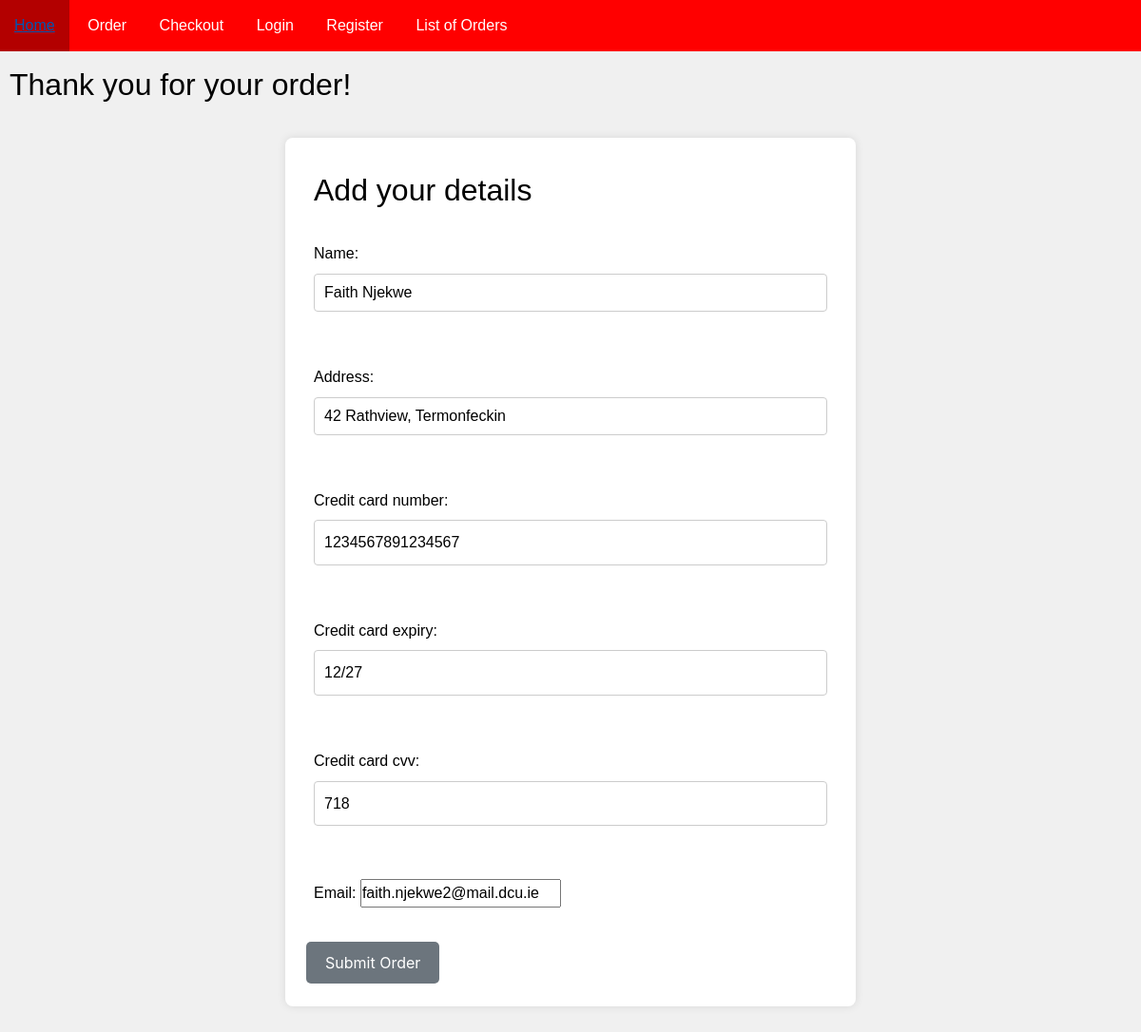
The page /checkout/ (signed in) on the database its author committed.
### pizzasystem/models.py (models this page shows, shortened)
class UserProfile(models.Model):
    user = models.OneToOneField(User, on_delete=models.CASCADE)
    name = models.TextField()
    address = models.TextField()
    credit_card_number = models.CharField(max_length=16, null=True, blank=True)
    credit_card_expiry = models.CharField(max_length=5, null=True, blank=True)  # MM/YY format
    credit_card_cvv = models.CharField(max_length=4, null=True, blank=True)
    email = models.EmailField()

### pizzasystem/views.py (the view)
# urls.py: path('checkout/', views.checkout, name='checkout'),
@login_required
def checkout(request):
    user_profile, created = UserProfile.objects.get_or_create(user=request.user)
    if request.method == 'POST':
        form = Checkout(request.POST, instance=user_profile)  # Use the correct form name
        if form.is_valid():
            form.save()
            return redirect('confirmation', order_id=request.session['order_id'])
        else:
            print(form.errors)
    else:
        form = Checkout(instance=user_profile)  # Initialize a new form for GET request
    return render(request, 'checkout.html', {'form': form})

### pizzasystem/forms.py
class Checkout(forms.ModelForm):
    class Meta:
        model = UserProfile
        fields = ['name', 'address', 'credit_card_number', 'credit_card_expiry', 'credit_card_cvv', 'email']  # Corrected 'paymentinfo'
        widgets = {
            'name': forms.TextInput(attrs={'class': 'small-input'}),
            'address': forms.TextInput(attrs={'class': 'small-input'}),
        }

### pizzasystem/templates/checkout.html (shortened to what this page needs)
{% extends 'base.html' %}
{% block content %}
<h2>Thank you for your order!</h2>
<div class="form-container">
    <h2>Add your details</h2>
    <form method="post" action="{% url 'checkout' %}">
        {{ form.as_p }}
        <button type="submit" class="button">Submit Order</button>
    </form>
</div>
{% endblock %}

### pizzasystem/static/css/style.css (style rules this page uses)
* { box-sizing: border-box; margin: 0; padding: 0; }
body { background-color: rgb(240, 240, 240); height: 100%; margin: 0; padding-bottom: 40px; }
p { color: black; font-family: 'Arial', sans-serif; font-size: 16px; line-height: 1.6; text-align: justify; padding: 10px; }
h2 { color: black; font-family: 'Arial', sans-serif; line-height: 1.6; text-align: justify; padding: 10px; }
.form-container { box-sizing: border-box; max-width: 600px; margin: 20px auto; padding: 20px; background-color: white; box-shadow: 0 0 10px rgba(0,0,0,0.1); border-radius: 8px; }
input[type="text"], input[type="password"], textarea { width: 100%; padding: 10px; margin-bottom: 20px; box-sizing: border-box; border: 1px solid #ccc; border-radius: 4px; }
.small-input { width: 300px; height: 40px; margin-bottom: 10px; border: 1px solid #ccc; border-radius: 4px; }
.button { background-color: #6c757d; color: white; border: none; padding: 10px 20px; text-align: center; text-decoration: none; display: inline-block; font-size: 16px; margin: 4px 2px; transition-duration: 0.4s; cursor: pointer; border-radius: 5px; }

### rows shown on the page
UserProfile: name "Faith Njekwe", address "42 Rathview, Termonfeckin", credit_card_number "1234567891234567", credit_card_expiry "12/27", credit_card_cvv "718", email "faith.njekwe2@mail.dcu.ie"
